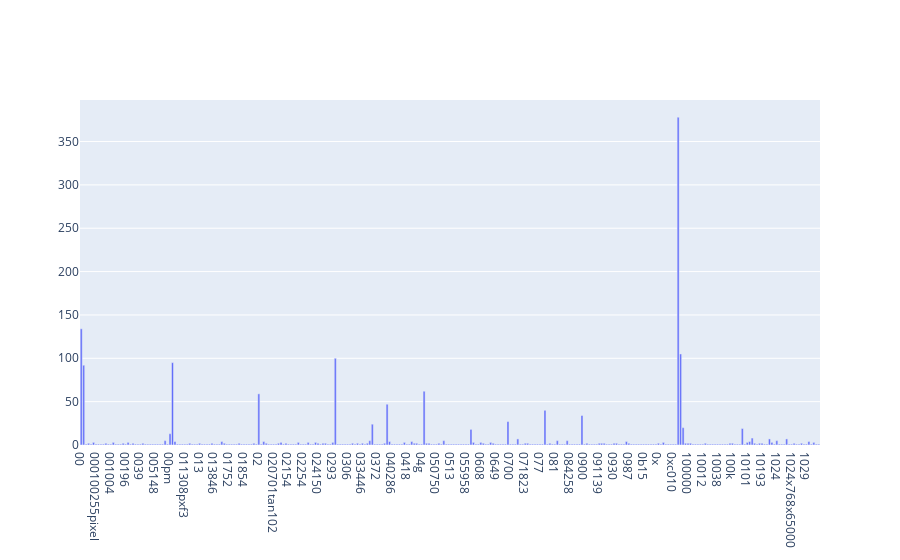

Here is the notebook cell this chart was saved with:
### Code cell
data = [go.Bar(
   x = count_vect.get_feature_names()[:300],
   y = list(term_frequencies)[:300]
)]
fig = go.Figure(data=data)
fig.update_layout(xaxis_type='category')
fig.show()

### Figure 1 — Plotly figure (JSON) as saved in the notebook; plotly's stock layout.template omitted (floating-point values rounded to 4 significant figures; data arrays with more than 128 entries replaced by an {"elided": "..."} marker saying what was removed)
{"data": [{"type": "bar", "x": {"elided": "300 str values"}, "y": {"elided": "300 int values"}}], "layout": {"autosize": true, "xaxis": {"autorange": true, "range": [-0.5, 299.5], "type": "category"}, "yaxis": {"autorange": true, "range": [0, 397.9], "type": "linear"}}}
